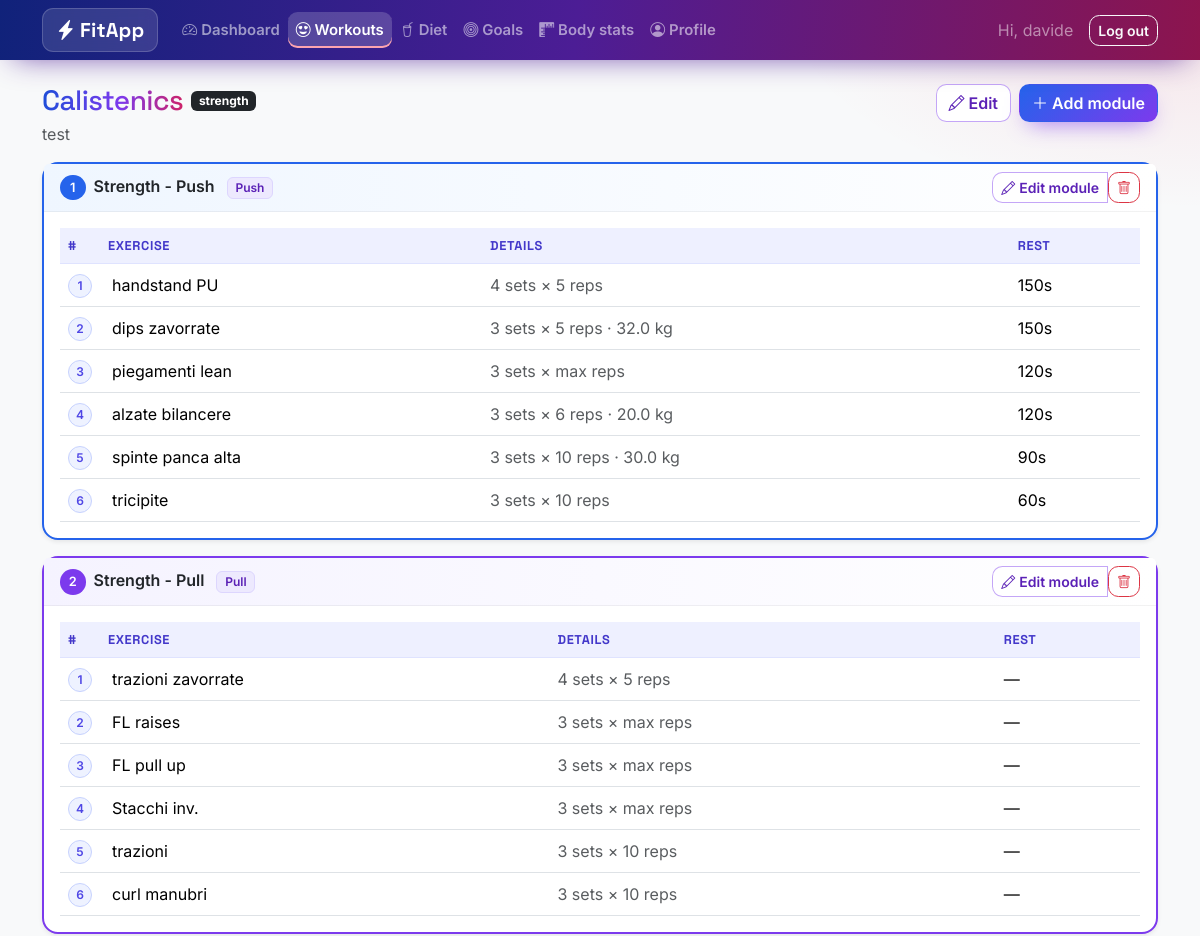
Before: /workouts/1 (signed in, upper part) with the older database file.
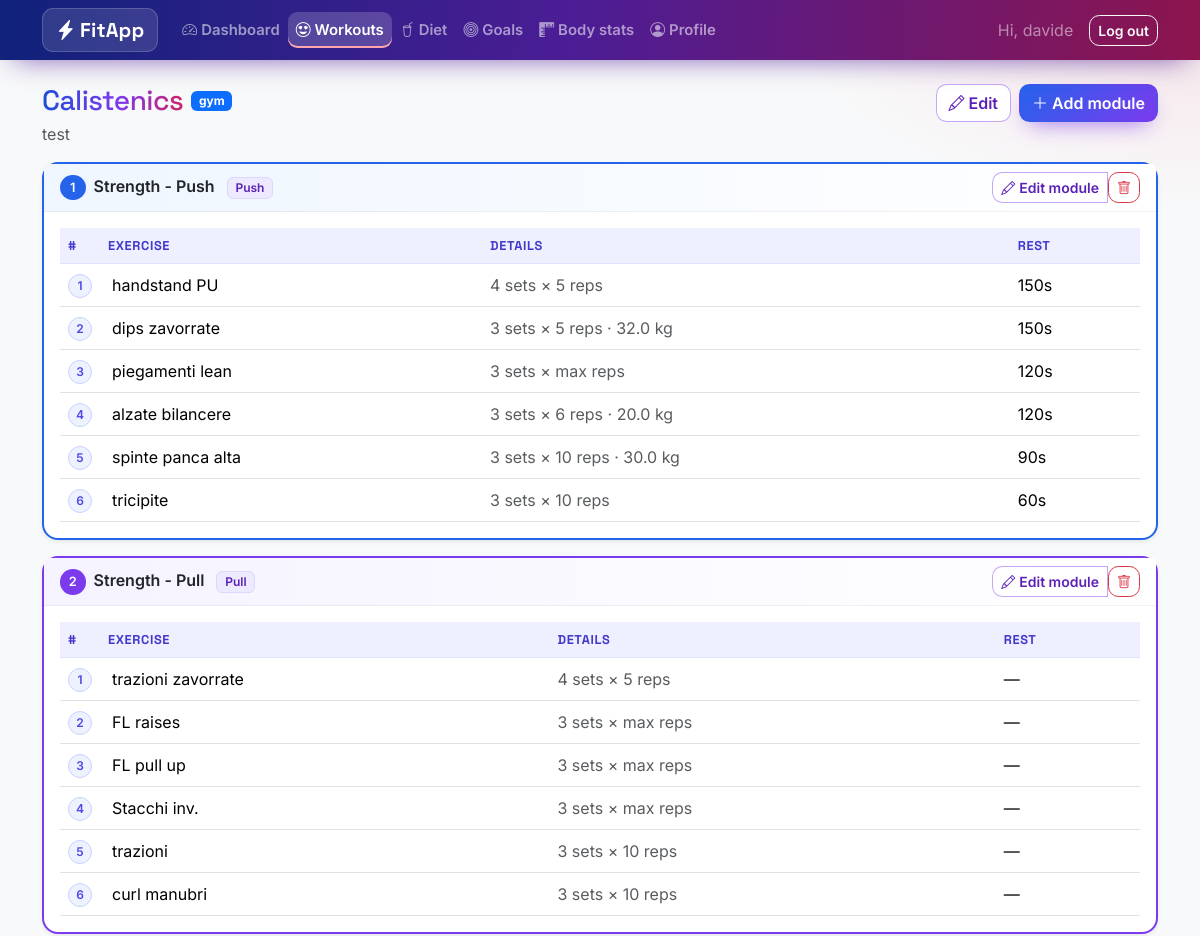
After: the same page with the newer database file.
### tables this page shows
CREATE TABLE "workouts" (
            id           INTEGER PRIMARY KEY AUTOINCREMENT,
            user_id      INTEGER NOT NULL REFERENCES users (id) ON DELETE CASCADE,
            name         TEXT NOT NULL,
            workout_type TEXT NOT NULL CHECK (workout_type IN ('gym', 'cardio', 'hybrid')),
            notes        TEXT,
            created_at   TEXT NOT NULL DEFAULT (datetime('now'))
        );

### fitapp/routes/workouts.py (the view)
@bp.route("/<int:workout_id>")
@login_required
def detail(workout_id):
    workout = _get_workout(workout_id)
    db = get_db()
    days = db.execute(
        "SELECT * FROM workout_days WHERE workout_id = ? ORDER BY position, id", (workout_id,)
    ).fetchall()
    circuits = db.execute(
        """SELECT c.* FROM circuits c
           JOIN workout_days d ON d.id = c.workout_day_id
           WHERE d.workout_id = ? ORDER BY c.position, c.id""",
        (workout_id,),
    ).fetchall()
    exercises = db.execute(
        """SELECT e.* FROM day_exercises e
           JOIN workout_days d ON d.id = e.workout_day_id
           WHERE d.workout_id = ? ORDER BY e.position, e.id""",
        (workout_id,),
    ).fetchall()
    last_performed = dict(
        db.execute(
            """SELECT s.workout_day_id, MAX(s.performed_date) FROM workout_sessions s
               JOIN workout_days d ON d.id = s.workout_day_id
               WHERE d.workout_id = ? GROUP BY s.workout_day_id""",
            (workout_id,),
        ).fetchall()
    )
    circuits_by_day, members_by_circuit, standalone_by_day = {}, {}, {}
    for circuit in circuits:
        circuits_by_day.setdefault(circuit["workout_day_id"], []).append(circuit)
    for ex in exercises:
        if ex["circuit_id"] is None:
            standalone_by_day.setdefault(ex["workout_day_id"], []).append(ex)
        else:
            members_by_circuit.setdefault(ex["circuit_id"], []).append(ex)
    return render_template(
        "workouts/detail.html",
        workout=workout,
        days=days,
        circuits_by_day=circuits_by_day,
        members_by_circuit=members_by_circuit,
        standalone_by_day=standalone_by_day,
        last_performed=last_performed,
    )

### fitapp/__init__.py (called while the page is built)
def create_app(config_overrides=None):
    app = Flask(__name__, instance_relative_config=True)
    Path(app.instance_path).mkdir(parents=True, exist_ok=True)
    app.config.from_mapping(
        SECRET_KEY=os.environ.get("FITAPP_SECRET_KEY", "dev-secret-change-me"),
        DATABASE=os.path.join(app.instance_path, "fitapp.db"),
    )
    if config_overrides:
        app.config.update(config_overrides)
    db.init_app(app)
    app.register_blueprint(auth_bp)
    app.register_blueprint(admin_bp)
    app.register_blueprint(dashboard_bp)
    app.register_blueprint(profile_bp)
    app.register_blueprint(workouts_bp)
    app.register_blueprint(diets_bp)
    app.register_blueprint(goals_bp)
    app.register_blueprint(stats_bp)
    with app.app_context():
        db.init_db()
    @app.context_processor
    def inject_year():
        return {"now_year": dt.date.today().year}
    return app

### fitapp/auth.py (called while the page is built)
def load_current_user():
    user_id = session.get("user_id")
    if user_id is None:
        g.user = None
    else:
        g.user = get_db().execute(
            "SELECT * FROM users WHERE id = ?", (user_id,)
        ).fetchone()
    return g.user

### fitapp/templates/workouts/detail.html (shortened to what this page needs)
{% extends "base.html" %}
{% block content %}
<div class="d-flex flex-wrap justify-content-between align-items-start mb-3 gap-2">
  <div>
    <div class="d-flex align-items-center gap-2">
      <h1 class="h3 mb-0">{{ workout['name'] }}</h1>
      <span class="badge
        {% if workout['workout_type'] == 'gym' %}text-bg-primary
        {% elif workout['workout_type'] == 'cardio' %}text-bg-danger
        {% else %}text-bg-dark{% endif %}">{{ workout['workout_type'] }}</span>
    </div>
    {% if workout['notes'] %}<p class="text-muted mb-0 mt-1">{{ workout['notes'] }}</p>{% endif %}
  </div>
  <div class="d-flex gap-2">
    <a class="btn btn-outline-success" href="{{ url_for('workouts.edit', workout_id=workout['id']) }}">
      <i class="bi bi-pencil me-1"></i>Edit
    </a>
    <a class="btn btn-success" href="{{ url_for('workouts.day_new', workout_id=workout['id']) }}">
      <i class="bi bi-plus-lg me-1"></i>Add module
    </a>
  </div>
</div>
{% set palette = ['blue', 'violet', 'rose', 'amber'] %}
{% for day in days %}
<div class="card shadow-sm mb-3 day-card day-{{ palette[loop.index0 % 4] }}">
  <div class="card-header d-flex flex-wrap justify-content-between align-items-center gap-2">
    <div>
      <span class="fw-semibold">
        <span class="day-index">{{ loop.index }}</span>{{ day['name'] }}
      </span>
      {% if day['focus'] %}<span class="badge text-bg-light border ms-2">{{ day['focus'] }}</span>{% endif %}
    </div>
    <div class="btn-group">
      <a class="btn btn-sm btn-outline-success" href="{{ url_for('workouts.day_edit', workout_id=workout['id'], day_id=day['id']) }}">
        <i class="bi bi-pencil me-1"></i>Edit module
      </a>
      <form class="d-inline" action="{{ url_for('workouts.day_delete', workout_id=workout['id'], day_id=day['id']) }}"
            method="post" onsubmit="return confirm('Delete this workout-module?');">
        <button class="btn btn-sm btn-outline-danger" type="submit"><i class="bi bi-trash"></i></button>
      </form>
    </div>
  </div>
  <div class="card-body">
    {% set circuits = circuits_by_day.get(day['id'], []) %}
    {% set standalone = standalone_by_day.get(day['id'], []) %}
    {% set counter = namespace(n=0) %}
    {% if standalone %}
    <table class="table align-middle mb-0">
      <thead class="table-light">
        <tr>
          <th style="width: 2.5rem;">#</th>
          <th>Exercise</th>
          <th>Details</th>
          <th>Rest</th>
        </tr>
      </thead>
      <tbody>
        {% for e in standalone %}
        {% set counter.n = counter.n + 1 %}
        <tr>
          <td><span class="exercise-no">{{ counter.n }}</span></td>
          <td>
            {% if e['kind'] == 'cardio' %}
            <i class="bi bi-activity text-rose me-1"></i>{{ e['name'] }}
            {% else %}
            {{ e['name'] }}
            {% endif %}
          </td>
          <td class="text-muted">
            {% if e['kind'] == 'cardio' %}
              {% if e['duration_min'] == 'max' %}max{% else %}{{ e['duration_min'] }} min{% endif %}{% if e['distance_km'] %} &middot; {{ e['distance_km'] }} km{% endif %}
            {% else %}
              {% if e['sets'] %}{{ e['sets'] }} sets{% endif %}
              {% if e['reps'] %} &times; {% if e['reps'] == 'max' %}max reps{% else %}{{ e['reps'] }} reps{% endif %}{% endif %}
              {% if e['weight_kg'] is not none %} &middot; {% if e['weight_kg'] == 'max' %}max{% else %}{{ e['weight_kg'] }} kg{% endif %}{% endif %}
            {% endif %}
          </td>
          <td>{{ e['rest_sec'] ~ 's' if e['rest_sec'] is not none else '—' }}</td>
        </tr>
        {% endfor %}
      </tbody>
    </table>
    {% endif %}
  </div>
</div>
{% endfor %}
{% endblock %}

Changed rows visible on the page:
changed workouts "test": workout_type "strength" → "gym"
